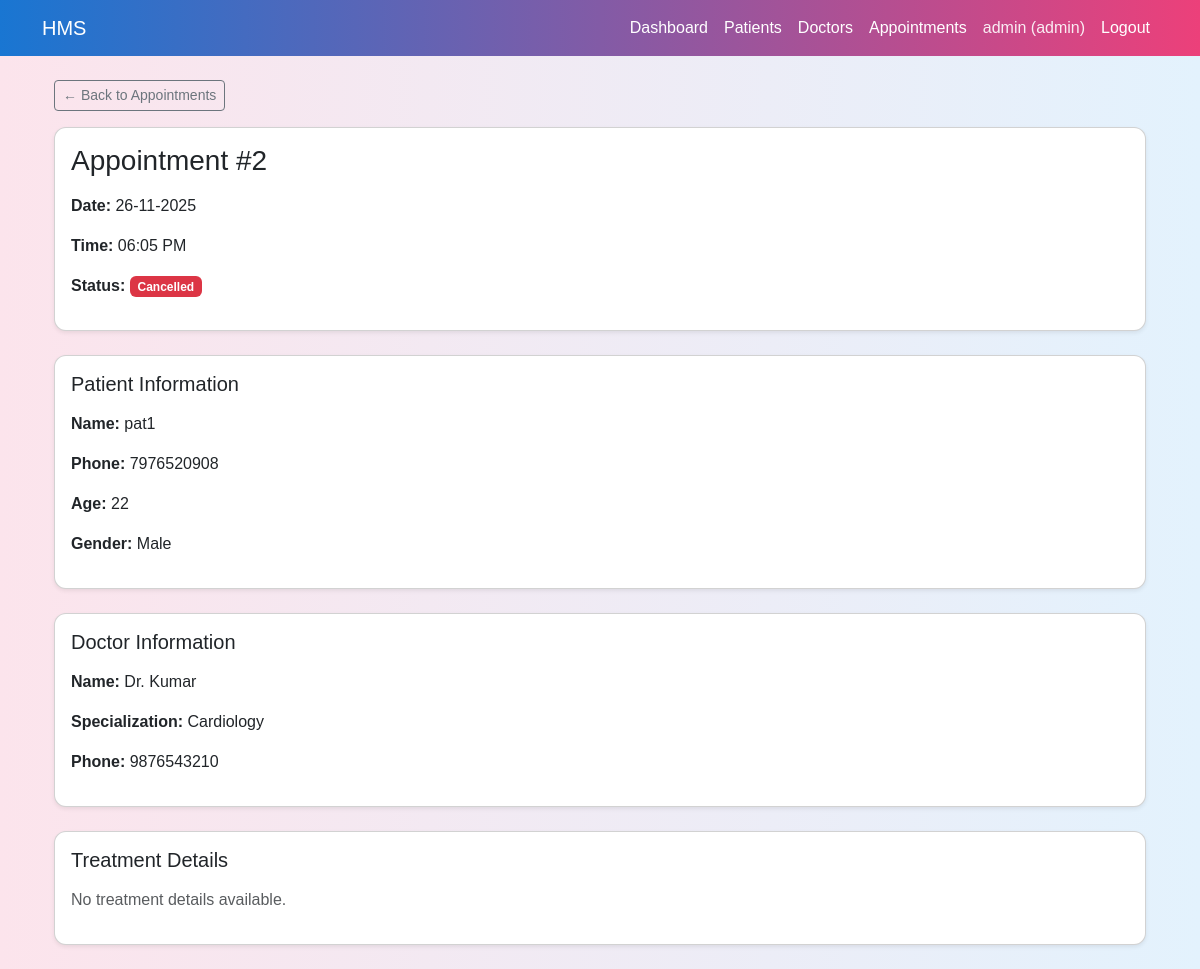
Before: /admin/appointments/2 (signed in) with the older database file.
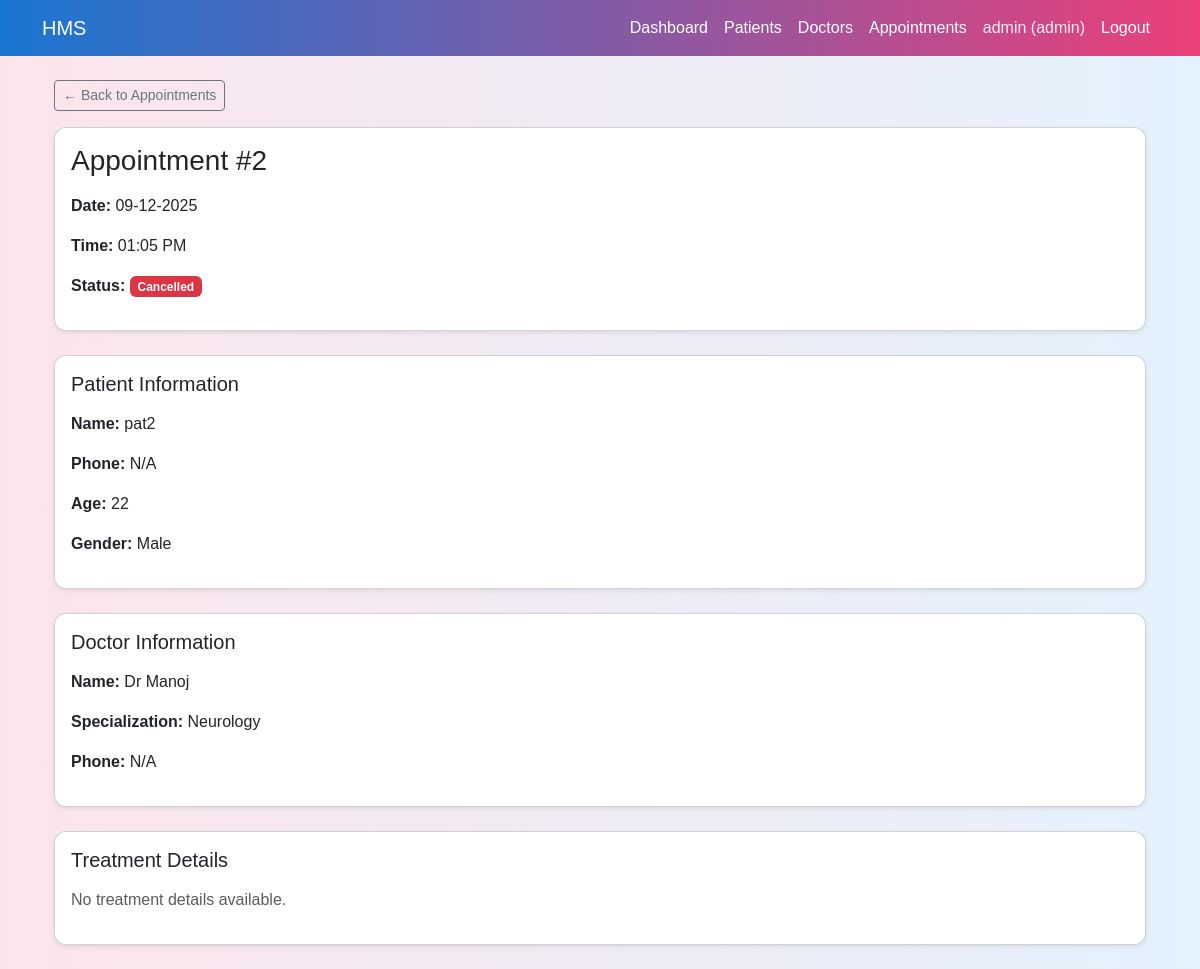
After: the same page with the newer database file.
### models.py (models this page shows, shortened)
class Appointment(db.Model):
    __tablename__="appointments"
    id =db.Column(db.Integer,primary_key=True)
    patient_id=db.Column(db.Integer,db.ForeignKey("patients.id"),nullable=False)
    doctor_id=db.Column(db.Integer,db.ForeignKey("doctors.id"),nullable=False)
    date=db.Column(db.Date,nullable=False)
    time=db.Column(db.Time,nullable=False)
    status=db.Column(db.String(20),default="Booked")
    created_at=db.Column(db.DateTime,default=datetime.utcnow)
    updated_at=db.Column(db.DateTime,default=datetime.utcnow,onupdate=datetime.utcnow)
    patient=db.relationship("Patient",back_populates="appointments")
    doctor=db.relationship("Doctor",back_populates="appointments")
    treatment=db.relationship("Treatment",back_populates="appointment",uselist=False)

class Patient(db.Model):
    __tablename__="patients"
    id=db.Column(db.Integer,primary_key=True)
    user_id=db.Column(db.Integer,db.ForeignKey("users.id"),nullable=False)
    full_name=db.Column(db.String(120), nullable=False)
    age= db.Column(db.Integer)
    gender=db.Column(db.String(10))
    phone=db.Column(db.String(20))
    address=db.Column(db.String(255))
    is_balcklisted=db.Column(db.Boolean,default=False)
    user=db.relationship("User",back_populates="patient_profile")
    appointments=db.relationship("Appointment",back_populates="patient")

class Doctor(db.Model):
    __tablename__="doctors"
    id=db.Column(db.Integer,primary_key=True)
    user_id=db.Column(db.Integer,db.ForeignKey("users.id"),nullable=False)
    department_id=db.Column(db.Integer,db.ForeignKey("departments.id"))
    full_name=db.Column(db.String(120),nullable=False)
    phone=db.Column(db.String(20))
    about=db.Column(db.Text)
    experience_years=db.Column(db.Integer)
    is_active=db.Column(db.Boolean, default=True)
    user=db.relationship("User",back_populates="doctor_profile")
    department=db.relationship("Department",back_populates="doctors")
    appointments=db.relationship("Appointment",back_populates="doctor")
    availabilities=db.relationship("DoctorAvailability",back_populates="doctor")

class Department(db.Model):
    __tablename__="departments"
    id=db.Column(db.Integer,primary_key=True)
    name=db.Column(db.String(80),unique=True,nullable=False)
    description=db.Column(db.Text)
    doctors=db.relationship("Doctor",back_populates="department")

### app.py (the view)
    @app.route('/admin/appointments/<int:appt_id>')
    def admin_appointment_detail(appt_id):
        if session.get('role') !='admin':
            return redirect(url_for('login'))
        appt = Appointment.query.get_or_404(appt_id)
        return render_template("Admin_appointment_detail.html",appointment=appt)

### templates/admin_appointment_detail.html
{% extends "base.html" %}
{% block content %}
<div class="container mt-4">
    <a href="{{ url_for('admin_appointments') }}" class="btn btn-sm btn-outline-secondary mb-3">
        ← Back to Appointments
    </a>
    <div class="card shadow-sm mb-4">
        <div class="card-body">
            <h3 class="mb-3">Appointment #{{ appointment.id }}</h3>
            <p><strong>Date:</strong> {{ appointment.date.strftime("%d-%m-%Y") }}</p>
            <p><strong>Time:</strong> {{ appointment.time.strftime("%I:%M %p") }}</p>
            <p><strong>Status:</strong>
                {% if appointment.status == 'Booked' %}
                <span class="badge bg-warning text-dark">Booked</span>
                {% elif appointment.status == 'Completed' %}
                <span class="badge bg-success">Completed</span>
                {% elif appointment.status == 'Cancelled' %}
                <span class="badge bg-danger">Cancelled</span>
                {% endif %}
            </p>
        </div>
    </div>
    <div class="card shadow-sm mb-4">
        <div class="card-body">
            <h5 class="card-title mb-3">Patient Information</h5>
            <p><strong>Name:</strong> {{ appointment.patient.full_name }}</p>
            <p><strong>Phone:</strong> {{ appointment.patient.phone or "N/A" }}</p>
            <p><strong>Age:</strong> {{ appointment.patient.age or "N/A" }}</p>
            <p><strong>Gender:</strong> {{ appointment.patient.gender or "N/A" }}</p>
        </div>
    </div>
    <div class="card shadow-sm mb-4">
        <div class="card-body">
            <h5 class="card-title mb-3">Doctor Information</h5>
            <p><strong>Name:</strong> {{ appointment.doctor.full_name }}</p>
            <p><strong>Specialization:</strong> {{ appointment.doctor.department.name }}</p>
            <p><strong>Phone:</strong> {{ appointment.doctor.phone or "N/A" }}</p>
        </div>
    </div>
    <div class="card shadow-sm mb-4">
        <div class="card-body">
            <h5 class="card-title mb-3">Treatment Details</h5>
            {% if appointment.treatment %}
                <p><strong>Diagnosis:</strong> {{ appointment.treatment.diagnosis or "—" }}</p>
                <p><strong>Prescription:</strong> {{ appointment.treatment.prescription or "—" }}</p>
                <p><strong>Notes:</strong> {{ appointment.treatment.notes or "—" }}</p>
            {% else %}
                <p class="text-muted">No treatment details available.</p>
            {% endif %}
        </div>
    </div>
</div>
{% endblock %}

Changed rows visible on the page:
no longer on this page (row edited): Patient: patient.full_name "pat1", patient "7976520908", patient "22", patient "Male"
no longer on this page (row edited): Doctor: doctor.full_name "Dr. Kumar", doctor "9876543210"
no longer on this page (row unchanged): Department: doctor.department.name "Cardiology"
changed Appointment id 2: date "26-11-2025" → "09-12-2025"; time "06:05 PM" → "01:05 PM"
now on this page (row edited): Patient: patient.full_name "pat2", patient "N/A", patient "22", patient "Male"
added Doctor: doctor.full_name "Dr Manoj", doctor "N/A"
now on this page (row unchanged): Department: doctor.department.name "Neurology"
